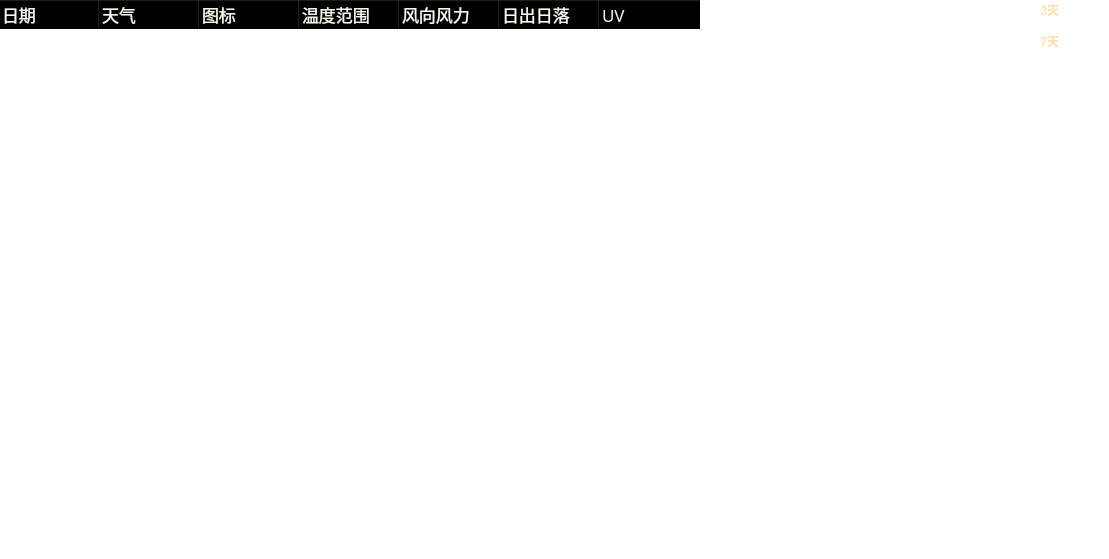
   <widget class="QWidget" name="tab_2">
    <property name="font">
     <font>
      <family>微软雅黑</family>
      <pointsize>13</pointsize>
     </font>
    </property>
    <property name="styleSheet">
     <string notr="true">background-color:transparent;
border:none;</string>
    </property>
    <attribute name="title">
     <string>Tab 2</string>
    </attribute>
    <widget class="QTableWidget" name="tableWidget">
     <property name="geometry">
      <rect>
       <x>0</x>
       <y>0</y>
       <width>1100</width>
       <height>550</height>
      </rect>
     </property>
     <property name="font">
      <font>
       <family>微软雅黑</family>
       <pointsize>13</pointsize>
      </font>
     </property>
     <property name="styleSheet">
      <string notr="true">background-color:transparent;
border:none;
color:#FFFAF0</string>
     </property>
     <column>
      <property name="text">
       <string>日期</string>
      </property>
      <property name="font">
       <font>
        <family>微软雅黑</family>
        <pointsize>13</pointsize>
       </font>
      </property>
      <property name="textAlignment">
       <set>AlignLeading|AlignVCenter</set>
      </property>
     </column>
     <column>
      <property name="text">
       <string>天气</string>
      </property>
      <property name="font">
       <font>
        <family>微软雅黑</family>
        <pointsize>13</pointsize>
        <weight>50</weight>
        <bold>false</bold>
       </font>
      </property>
      <property name="textAlignment">
       <set>AlignLeading|AlignVCenter</set>
      </property>
     </column>
     <column>
      <property name="text">
       <string>图标</string>
      </property>
      <property name="font">
       <font>
        <family>微软雅黑</family>
        <pointsize>13</pointsize>
        <weight>50</weight>
        <bold>false</bold>
       </font>
      </property>
      <property name="textAlignment">
       <set>AlignLeading|AlignVCenter</set>
      </property>
     </column>
     <column>
      <property name="text">
       <string>温度范围</string>
      </property>
      <property name="font">
       <font>
        <family>微软雅黑</family>
        <pointsize>13</pointsize>
       </font>
      </property>
      <property name="textAlignment">
       <set>AlignLeading|AlignVCenter</set>
      </property>
     </column>
     <column>
      <property name="text">
       <string>风向风力</string>
      </property>
      <property name="font">
       <font>
        <family>微软雅黑</family>
        <pointsize>13</pointsize>
        <kerning>true</kerning>
       </font>
      </property>
      <property name="textAlignment">
       <set>AlignLeading|AlignVCenter</set>
      </property>
     </column>
     <column>
      <property name="text">
       <string>日出日落</string>
      </property>
      <property name="font">
       <font>
        <family>微软雅黑</family>
        <pointsize>13</pointsize>
       </font>
      </property>
      <property name="textAlignment">
       <set>AlignLeading|AlignVCenter</set>
      </property>
     </column>
     <column>
      <property name="text">
       <string>UV</string>
      </property>
      <property name="font">
       <font>
        <family>微软雅黑</family>
        <pointsize>13</pointsize>
       </font>
      </property>
      <property name="textAlignment">
       <set>AlignLeading|AlignVCenter</set>
      </property>
     </column>
    </widget>
    <widget class="QWidget" name="layoutWidget_2">
     <property name="geometry">
      <rect>
       <x>1020</x>
       <y>0</y>
       <width>51</width>
       <height>50</height>
      </rect>
     </property>
     <layout class="QVBoxLayout" name="verticalLayout_7">
      <item>
       <widget class="QCheckBox" name="selectDays_3">
        <property name="font">
         <font>
          <family>Consolas</family>
          <weight>75</weight>
          <bold>true</bold>
         </font>
        </property>
        <property name="styleSheet">
         <string notr="true">color: rgb(255, 223, 183);</string>
        </property>
        <property name="text">
         <string>3天</string>
        </property>
       </widget>
      </item>
      <item>
       <spacer name="verticalSpacer_3">
        <property name="orientation">
         <enum>Qt::Vertical</enum>
        </property>
        <property name="sizeHint" stdset="0">
         <size>
          <width>20</width>
          <height>40</height>
         </size>
        </property>
       </spacer>
      </item>
      <item>
       <widget class="QCheckBox" name="selectDays_7">
        <property name="font">
         <font>
          <family>Consolas</family>
          <weight>75</weight>
          <bold>true</bold>
         </font>
        </property>
        <property name="styleSheet">
         <string notr="true">color: rgb(255, 223, 183);</string>
        </property>
        <property name="text">
         <string>7天</string>
        </property>
       </widget>
      </item>
     </layout>
    </widget>
   </widget>
